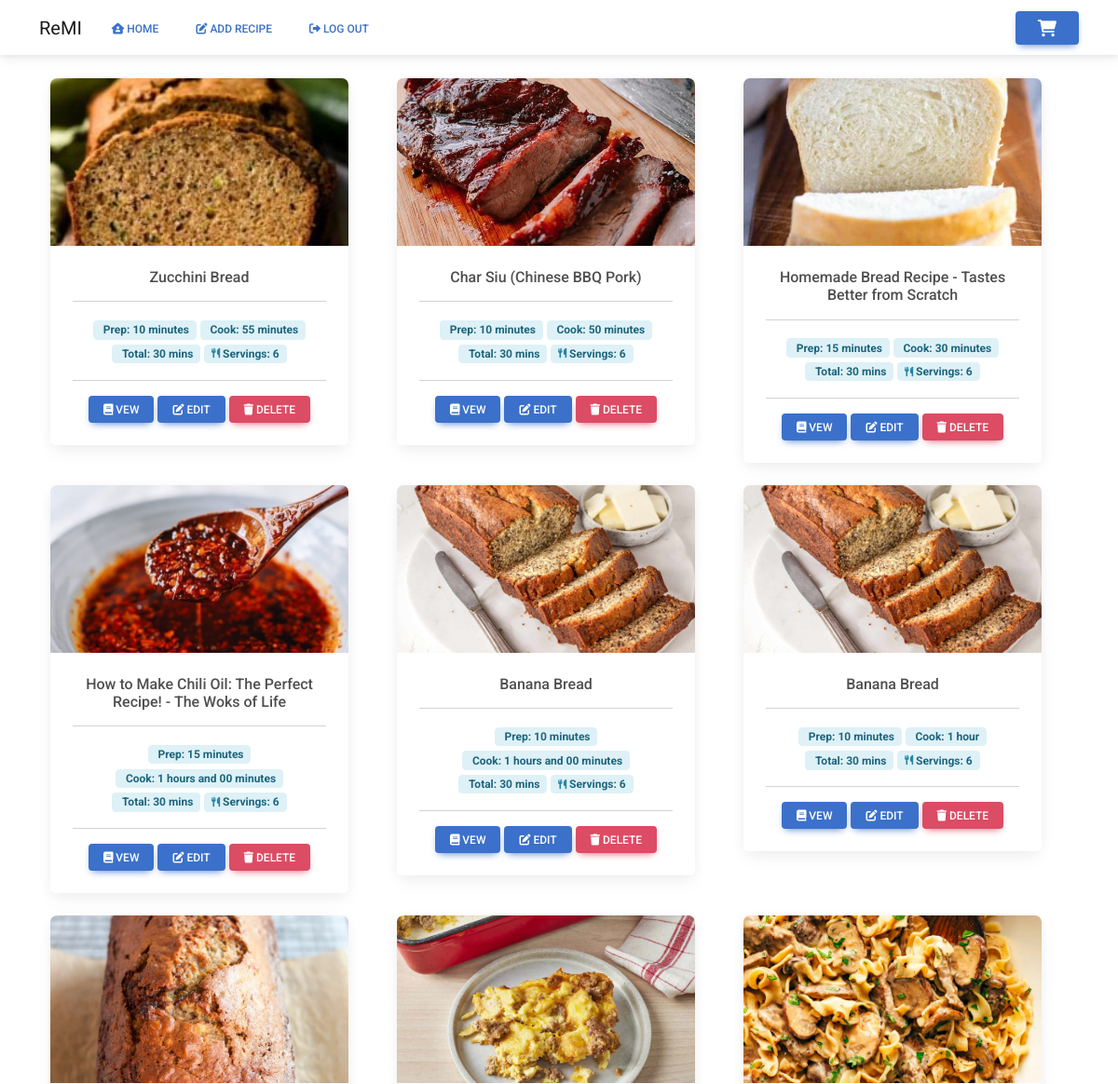
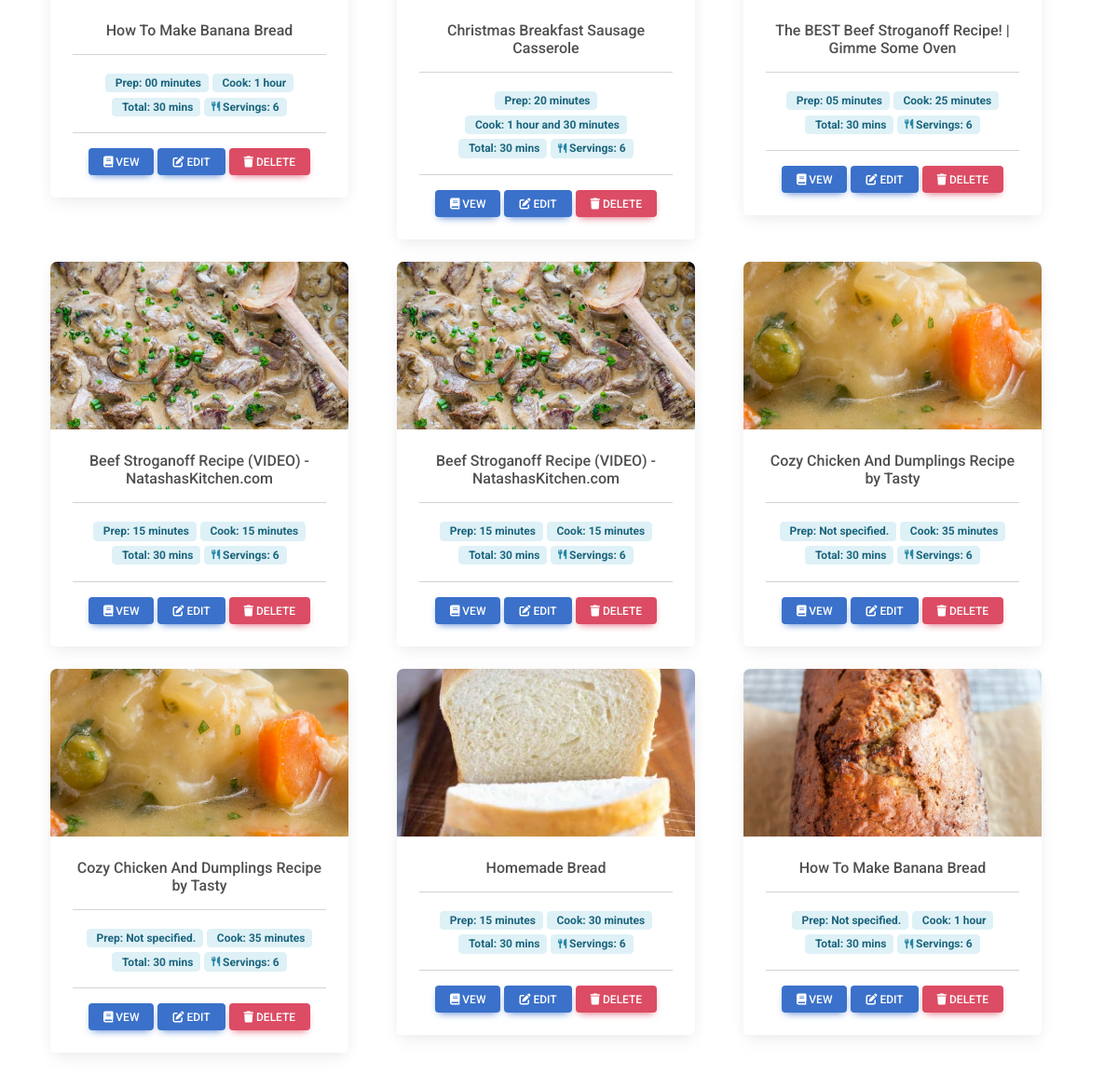
Screenshot of / (signed in) with the database file from the repository (2 pictures, top to bottom).
### website/models.py (models this page shows)
class Recipe(db.Model):
    id = db.Column(db.Integer, primary_key=True)
    uuid = db.Column(db.Integer, primary_key=False)
    username = db.Column(db.Integer, db.ForeignKey('user.id'))
    recipe_name = db.Column(db.String(200))
    prep_time = db.Column(db.Integer, primary_key=False)
    cook_time = db.Column(db.Integer, primary_key=False)
    total_time = db.Column(db.Integer, primary_key=False)
    ingredients = db.Column(db.String())
    servings = db.Column(db.String())
    ingredients_quantity = db.Column(db.String())
    ingredients_measurement = db.Column(db.String())
    instructions = db.Column(db.String())
    original_url = db.Column(db.String())
    date_parsed = db.Column(db.String())
    image = db.Column(db.String())
    ingredient_list = db.relationship('Ingredients')

### website/views.py (the view)
@views.route('/', methods=['GET', 'POST'])
@login_required
def home():
    recipes = Recipe.query.filter_by(username=current_user.id).all()
    shopping_list = ShoppingList.query.count()
    session['shopping_list'] = shopping_list
    return render_template("home.html", user=current_user, recipes=recipes, shopping_list=shopping_list)

### website/__init__.py (called while the page is built)
def create_app():
    app = Flask(__name__)
    app.config['SECRET_KEY'] = 'sdf897sdf987'
    app.config['SQLALCHEMY_DATABASE_URI'] = f'sqlite:///{DB_NAME}'
    db.init_app(app)
    from .views import views
    from .auth import auth
    app.register_blueprint(views, url_prefix='/')
    app.register_blueprint(auth, url_prefix='/')
    from .models import User, Recipe
    with app.app_context():
        db.create_all()
    login_manager = LoginManager()
    login_manager.login_view = 'auth.login'
    login_manager.init_app(app)
    @login_manager.user_loader
    def load_user(id):
        return User.query.get(int(id))
    return app

### website/templates/home.html (shortened to what this page needs)
{% extends "base.html" %}
{% block content %}
<br>
<div class="container">
<div class="row justify-content-start">
    {% for recipe in recipes %}
    <div class="col">
        <div class="card mb-4" style="width: 20rem; border-radius:5px;">
            <img class="card-img-top" src="{{ url_for('static', filename=recipe.image) }}" style="width: 100%;height: 15vw;object-fit: cover;">
            <div class="card-body text-center rounded-5">
                <h6 class="card-title">{{ recipe.recipe_name }}</h6>
                <hr/>
                <span class="badge badge-info"> Prep: {{ recipe.prep_time }}</span>
                <span class="badge badge-info"> Cook: {{ recipe.cook_time }}</span></span>
                <span class="badge badge-info"> Total: 30 mins</span></span>
                <span class="badge badge-info"> Servings: 6</span></span>
                <hr/>
                <a href="view_recipe?recipe_uuid={{ recipe.uuid }}" class="btn btn-primary btn-sm"><i class="fa fa-book"></i> Vew
                </a>
                <button type="button" class="btn btn-primary btn-sm"><i class="fa-solid fa-pen-to-square"></i>
                    Edit
                </button>
                 <button type="button" class="btn btn-danger btn-sm" data-mdb-toggle="modal"
                                    data-mdb-target="#delete_recipe" data-recipe-title="{{ recipe.recipe_name }}" data-recipe-uuid="{{ recipe.uuid }}"><i class="fa fa-trash"></i>
                    Delete
                </button>
            </div>
        </div>
    </div>
    {% endfor %}
</div>
</div>
{% endblock %}

### website/templates/base.html (shortened to what this page needs)
<!DOCTYPE html>
<html>
<head>
    <link
            href="https://cdnjs.cloudflare.com/ajax/libs/font-awesome/6.0.0/css/all.min.css"
            rel="stylesheet"
    />
    <link
            href="https://cdnjs.cloudflare.com/ajax/libs/mdb-ui-kit/6.0.1/mdb.min.css"
            rel="stylesheet"
    />
</head>
<body>
<nav class="navbar navbar-expand-lg navbar-light">
    <div class="container">
        <a class="navbar-brand" href="#">ReMI</a>
        <div class="collapse navbar-collapse" id="navbarSupportedContent">
            <ul class="navbar-nav mr-auto">
                {% if user.is_authenticated %}
                <li class="nav-item">
                    <a class="btn btn-link px-3 me-2" id="home" href="/"><i class="fa-solid fa-house-user"></i> Home</a>
                </li>
                <li class="nav-item">
                    <a class="btn btn-link px-3 me-2" id="home" href="/add_recipe"><i
                            class="fa-solid fa-pen-to-square"></i> Add Recipe</a>
                </li>
                <li class="nav-item">
                    <a class="btn btn-link px-3 me-2" id="logout" href="/logout"><i
                            class="fa-solid fa-right-from-bracket"></i> Log Out</a>
                </li>
                {% endif %}
            </ul>
        </div>
        <div class="d-flex align-items-center">
            <a href="/cart" class="btn btn-primary position-relative">
            </a>
        </div>
    </div>
</nav>
<div class="container">
    {% block content %}
    {% endblock %}
</div>
</body>
</html>

### rows the page displays
Recipe: image (picture), recipe_name "Zucchini Bread", prep_time "10 minutes", cook_time "55 minutes"
Recipe: image (picture), recipe_name "Char Siu (Chinese BBQ Pork)", prep_time "10 minutes", cook_time "50 minutes"
Recipe: image (picture), recipe_name "Homemade Bread Recipe - Tastes Better from Scratch", prep_time "15 minutes", cook_time "30 minutes"
Recipe: image (picture), recipe_name "How to Make Chili Oil: The Perfect Recipe! - The Woks of Life", prep_time "15 minutes", cook_time "1 hours and 00 minutes"
Recipe: image (picture), recipe_name "Banana Bread", prep_time "10 minutes", cook_time "1 hours and 00 minutes"
Recipe: image (picture), recipe_name "Banana Bread", prep_time "10 minutes", cook_time "1 hour"
Recipe: image (picture), recipe_name "How To Make Banana Bread", prep_time "00 minutes", cook_time "1 hour"
Recipe: image (picture), recipe_name "Christmas Breakfast Sausage Casserole", prep_time "20 minutes", cook_time "1 hour and 30 minutes"
Recipe: image (picture), recipe_name "The BEST Beef Stroganoff Recipe! | Gimme Some Oven", prep_time "05 minutes", cook_time "25 minutes"
Recipe: image (picture), recipe_name "Beef Stroganoff Recipe (VIDEO) - NatashasKitchen.com", prep_time "15 minutes", cook_time "15 minutes"
Recipe: image (picture), recipe_name "Beef Stroganoff Recipe (VIDEO) - NatashasKitchen.com", prep_time "15 minutes", cook_time "15 minutes"
Recipe: image (picture), recipe_name "Cozy Chicken And Dumplings Recipe by Tasty", prep_time "Not specified.", cook_time "35 minutes"
Recipe: image (picture), recipe_name "Cozy Chicken And Dumplings Recipe by Tasty", prep_time "Not specified.", cook_time "35 minutes"
Recipe: image (picture), recipe_name "Homemade Bread", prep_time "15 minutes", cook_time "30 minutes"
Recipe: image (picture), recipe_name "How To Make Banana Bread", prep_time "Not specified.", cook_time "1 hour"
